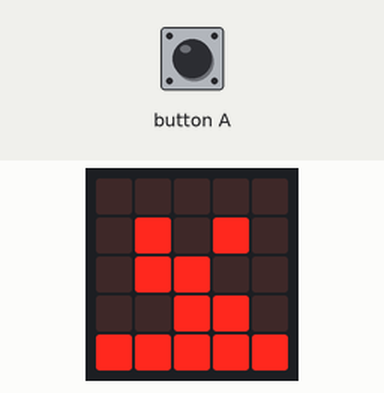
Simulated run of this program. Board: Calliope mini (MakeCode). On the bench: the board's 5×5 LED display. The inputs (shaded band) are chosen by the test bench.

Above: at 3.4 s.
3.5 s: button A pressed for 0.15 s
At 4.09 s:
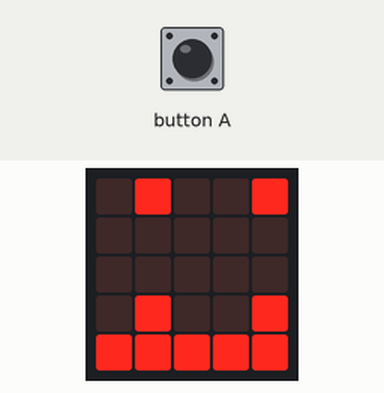
4.2 s: button A pressed for 0.15 s
At 4.85 s:
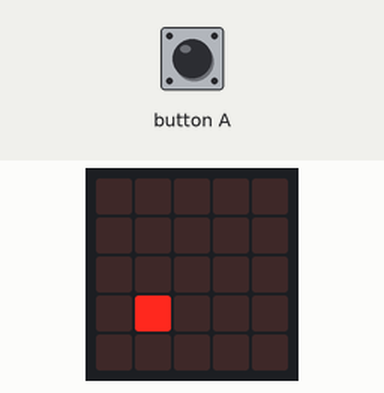
4.9 s: button A pressed for 0.15 s
At 5.1 s:
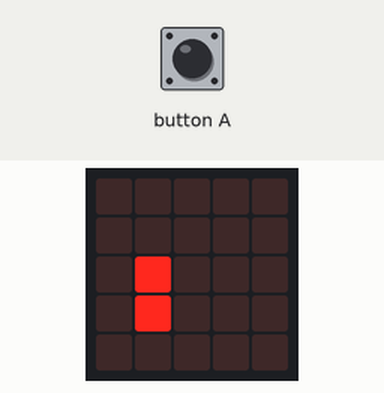
5.6 s: button A pressed for 0.15 s
At 5.8 s:
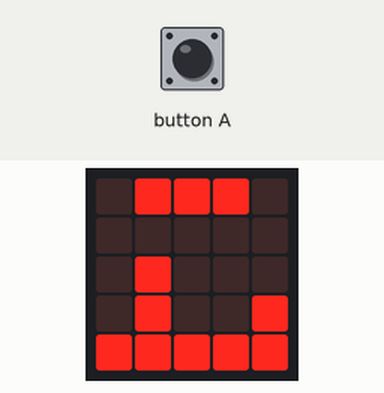
6.3 s: button A pressed for 0.15 s
At 6.5 s:
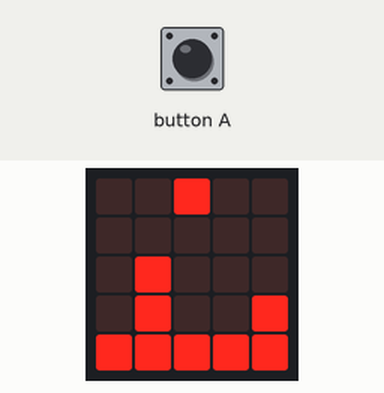
7.0 s: button A pressed for 0.15 s
At 7.4 s:
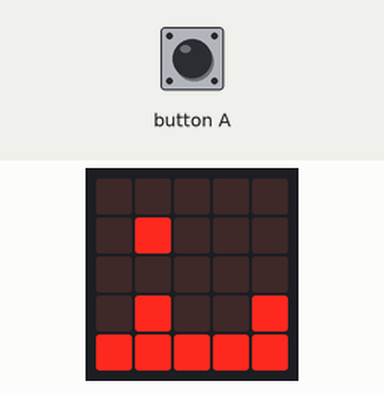
Timing chart, 0 to 10.0 s (numbered marks = the images above; inputs shaded):
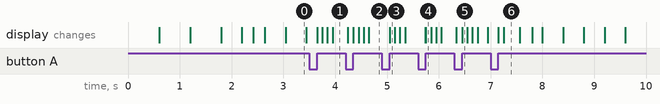

Measured:
- after the input at 3.5 s, the display: first changes after 0.15 s (image 1 shows a later state)
- after the input at 4.2 s, the display: first differs from a run without the input after 0.15 s (image 2 shows a later state)
- after the input at 4.9 s, the display: changes after 0.15 s (image 3)
- after the input at 5.6 s, the display: first differs from a run without the input after 0.15 s (image 4)
- after the input at 6.3 s, the display: first differs from a run without the input after 0.15 s (image 5)
- after the input at 7.0 s, the display: first changes after 0.15 s (image 6 shows a later state)
- what the display in image 0 shows lasts 0.4 s, from 3.0 s to 3.4 s

The program:

main.ts
```typescript
input.onButtonPressed(Button.A, function () {
    bewegeMario()
    while (HöheMario != 3) {
        bewegeMario()
    }
})
/**
 * Lösche Mario LED nicht wenn Mario und Kiste auf derselben Position sind
 */
function bewegeMario () {
    if (HöheMario != 3 || Kistenposition != 1) {
        led.unplot(1, HöheMario)
    }
    HöheMario = HöheMario + RichtungMario
    if (HöheMario != 2) {
        RichtungMario = RichtungMario * -1
    }
    led.plot(1, HöheMario)
    basic.pause(100)
}
function starteNeu () {
    basic.showLeds(`
        # # # # #
        . . . . .
        . . . . .
        . # . . #
        # # # # #
        `)
    basic.pause(200)
    basic.showLeds(`
        . # # # .
        . . . . .
        . . . . .
        . # . . #
        # # # # #
        `)
    basic.pause(200)
    basic.showLeds(`
        . . # . .
        . . . . .
        . . . . .
        . # . . #
        # # # # #
        `)
    basic.pause(200)
    basic.showLeds(`
        . . . . .
        . . . . .
        . . . . .
        . # . . #
        # # # # #
        `)
    AnzahlDurchläufe = 0
    Kistenposition = 4
    RichtungMario = -1
    HöheMario = 3
}
/**
 * Lösche Kisten LED nicht wenn Mario und Kiste auf derselben Position sind
 */
function verschiebeKiste () {
    if (HöheMario != 3 || Kistenposition != 1) {
        led.unplot(Kistenposition, 3)
    }
    if (Kistenposition == 0) {
        Kistenposition = 4
        AnzahlDurchläufe = AnzahlDurchläufe + 1
        if (AnzahlDurchläufe == 10) {
            basic.showString("WIN!")
            starteNeu()
        }
    } else {
        Kistenposition = Kistenposition - 1
    }
    if (HöheMario == 3 && Kistenposition == 1) {
        basic.showLeds(`
            . . . . .
            . . . . .
            # # # . .
            # # # . .
            # # # # #
            `)
        basic.showLeds(`
            . . . . .
            . # . # .
            . # # . .
            . . # # .
            # # # # #
            `)
        basic.showLeds(`
            . # . . #
            . # . # .
            . . . . .
            . . . # #
            # # # # #
            `)
        basic.showLeds(`
            . # . . #
            . . . . .
            . . . . .
            . . . . #
            # # # # #
            `)
        basic.showLeds(`
            . . . . .
            . . . . .
            . . . . .
            . . . . .
            . . . . .
            `)
        basic.pause(500)
        starteNeu()
    }
    led.plot(Kistenposition, 3)
    basic.pause(200)
}
let AnzahlDurchläufe = 0
let RichtungMario = 0
let Kistenposition = 0
let HöheMario = 0
starteNeu()
basic.forever(function () {
    verschiebeKiste()
})
```

test.ts
```typescript
// Hier kann man Tests durchführen; diese Datei wird nicht kompiliert, wenn dieses Paket als Erweiterung verwendet wird.
```
